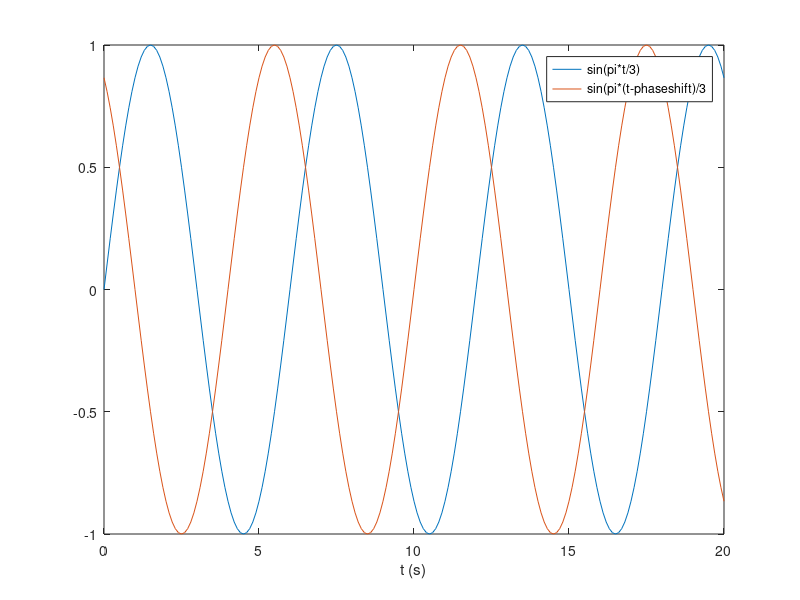

This figure's MATLAB source: (Note: this script raises an error after producing the figure.)
clear all;

t = 0:0.1:20;
% t2 = 2:0.001:15;
phaseshift= 10;
s1 = sin(pi*t/3);
s2 = sin(pi*(t-phaseshift)/3 );  
figure(1);
plot(t, s1, t, s2)
xlabel('t (s)');
legend('sin(pi*t/3)','sin(pi*(t-phaseshift)/3')
fileNameString = '..\..\thesis\tikz\crossCorrSignals.tex'
matlab2tikz(fileNameString, 'height', '\figureheight', 'width', '\figurewidth');
Fs=10;
[acor,lag] = xcorr(s1,s2);
[~,I] = max(abs(acor));
lagDiff = lag(I)
timeDiff = lagDiff/Fs
figure(2)
plot(lag,(acor))
matlab2tikz(fileNameString, 'height', '\figureheight', 'width', '\figurewidth');